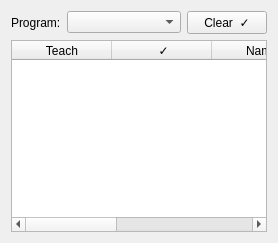
      <widget class="QWidget" name="DanceProgramsTab">
       <attribute name="title">
        <string>Dance Programs</string>
       </attribute>
       <layout class="QGridLayout" name="gridLayout">
        <item row="0" column="0">
         <layout class="QVBoxLayout" name="verticalLayout_2">
          <item>
           <layout class="QHBoxLayout" name="horizontalLayout">
            <item>
             <widget class="QLabel" name="label_4">
              <property name="sizePolicy">
               <sizepolicy hsizetype="Maximum" vsizetype="Preferred">
                <horstretch>0</horstretch>
                <verstretch>0</verstretch>
               </sizepolicy>
              </property>
              <property name="text">
               <string>Program:</string>
              </property>
             </widget>
            </item>
            <item>
             <widget class="QComboBox" name="comboBoxCallListProgram"/>
            </item>
            <item>
             <widget class="QPushButton" name="pushButtonClearTaughtCalls">
              <property name="sizePolicy">
               <sizepolicy hsizetype="Maximum" vsizetype="Fixed">
                <horstretch>0</horstretch>
                <verstretch>0</verstretch>
               </sizepolicy>
              </property>
              <property name="text">
               <string>Clear  ✓</string>
              </property>
             </widget>
            </item>
           </layout>
          </item>
          <item>
           <widget class="QTableWidget" name="tableWidgetCallList">
            <property name="alternatingRowColors">
             <bool>true</bool>
            </property>
            <property name="selectionMode">
             <enum>QAbstractItemView::SelectionMode::NoSelection</enum>
            </property>
            <column>
             <property name="text">
              <string>Teach</string>
             </property>
            </column>
            <column>
             <property name="text">
              <string> ✓</string>
             </property>
            </column>
            <column>
             <property name="text">
              <string>Name</string>
             </property>
            </column>
            <column>
             <property name="text">
              <string>Completed</string>
             </property>
            </column>
            <column>
             <property name="text">
              <string>Timing</string>
             </property>
            </column>
           </widget>
          </item>
         </layout>
        </item>
       </layout>
      </widget>
